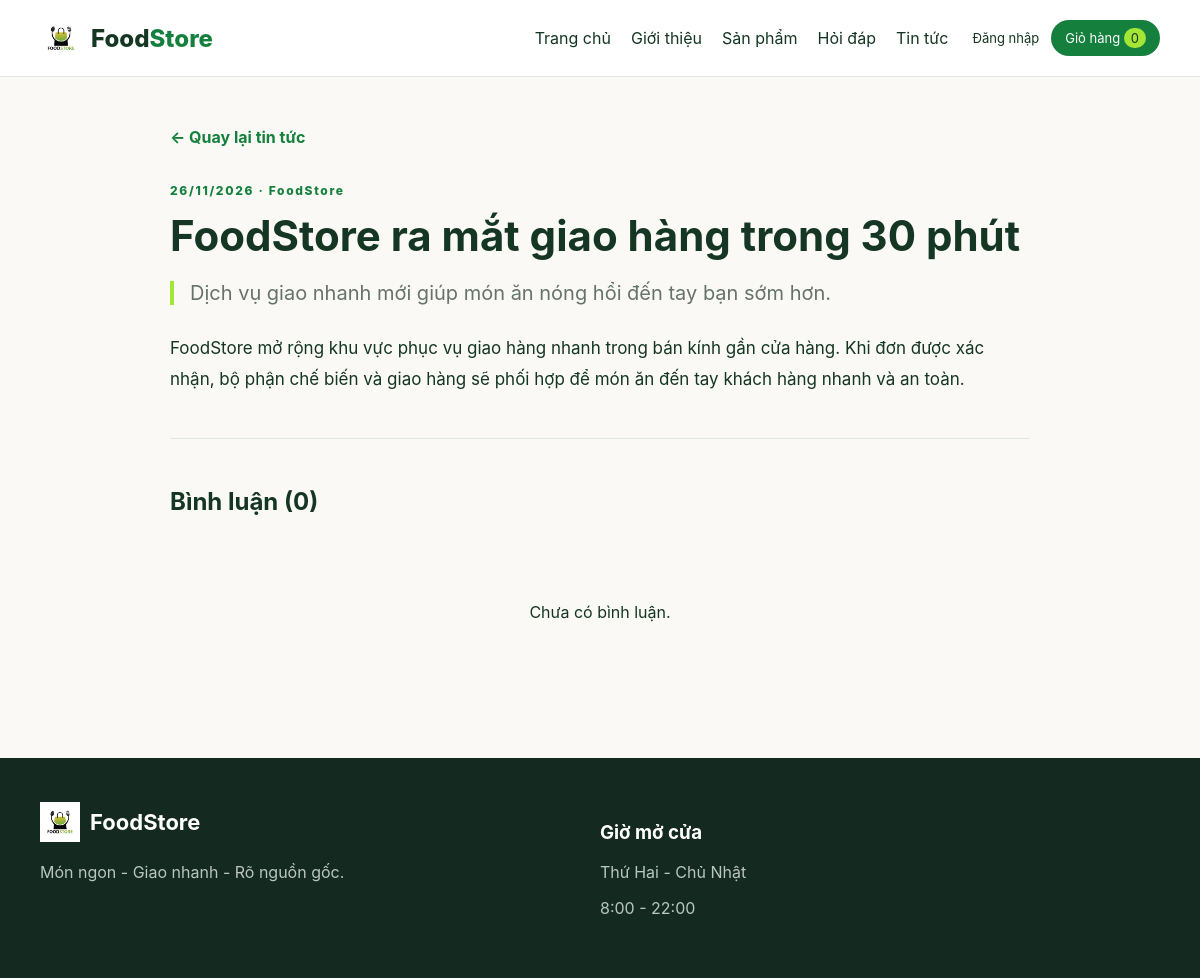
The app's page /news/foodstore-ra-mat-giao-hang-trong-30-phut with its own data.
### tables this page shows
CREATE TABLE IF NOT EXISTS posts (
    id INT UNSIGNED AUTO_INCREMENT PRIMARY KEY,
    title VARCHAR(255) NOT NULL,
    slug VARCHAR(255) NOT NULL UNIQUE,
    excerpt VARCHAR(500),
    content TEXT NOT NULL,
    image VARCHAR(255),
    author_id INT UNSIGNED,
    is_published TINYINT(1) NOT NULL DEFAULT 1,
    published_at DATETIME NULL,
    created_at TIMESTAMP NOT NULL DEFAULT CURRENT_TIMESTAMP,
    FOREIGN KEY (author_id) REFERENCES users(id) ON DELETE SET NULL
);

### app/views/layout.php (called while the page is built, shortened)
<?php
function e($value): string { return htmlspecialchars((string) $value, ENT_QUOTES, 'UTF-8'); }
function renderLayout(string $title, string $view, array $data = []): void
{
    extract($data);
    require __DIR__ . '/header.php';
    require $view;
    require __DIR__ . '/footer.php';
}

### app/controllers/AppController.php (called while the page is built, shortened)
<?php
class AppController
{
    private PDO $db;
    private string $views;
    public function __construct(PDO $db)
    {
        $this->db = $db;
        $this->views = dirname(__DIR__) . '/views';
    }
    public function newsDetail(string $slug): void
    {
        $stmt = $this->db->prepare('SELECT p.*,u.name AS author_name FROM posts p LEFT JOIN users u ON u.id=p.author_id WHERE p.slug=? AND p.is_published=1');
        $stmt->execute([$slug]);
        $post = $stmt->fetch();
        $commentsStmt = $this->db->prepare("
            SELECT c.*,u.name AS author_name
            FROM post_comments c
            LEFT JOIN users u ON u.id=c.user_id
            WHERE c.post_id=? AND c.is_approved=1
            ORDER BY c.created_at DESC,c.id DESC
        ");
        $commentsStmt->execute([$post['id']]);
        renderLayout($post['title'], $this->views . '/news-detail.php', [
            'post' => $post,
            'comments' => $commentsStmt->fetchAll(),
            'commentError' => null,
        ]);
    }
}

### app/views/news-detail.php (the view, shortened to what this page needs)
<section class="container page news-detail">
    <a class="news-back" href="/news">← Quay lại tin tức</a>
    <p class="eyebrow"><?= e(date('d/m/Y', strtotime($post['published_at'] ?? $post['created_at']))) ?> · <?= e($post['author_name'] ?? 'FoodStore') ?></p>
    <h1><?= e($post['title']) ?></h1>
    <?php if (!empty($post['excerpt'])): ?><p class="news-excerpt"><?= e($post['excerpt']) ?></p><?php endif; ?>
    <article class="news-content"><?= nl2br(e($post['content'])) ?></article>
    <section class="comments-section" id="comments">
        <h2>Bình luận (<?= count($comments) ?>)</h2>
        <div class="comment-list">
            <?php if (!$comments): ?><p class="empty-state">Chưa có bình luận.</p><?php endif; ?>
        </div>
    </section>
</section>

### public/assets/css/style.css (style rules this page uses)
:root { --green: #15803D; --lime: #A3E635; --cream: #FAF9F5; --ink: #143622; --accent: #EA580C; --muted: #66736d; --line: #e1e7e2; }
* { box-sizing: border-box; }
body { margin: 0; font-family: Inter, "Segoe UI", Arial, sans-serif; color: var(--ink); background: var(--cream); text-rendering: optimizeLegibility; }
a { color: inherit; text-decoration: none; }
.container { width: min(1120px, calc(100% - 32px)); margin-inline: auto; }
.eyebrow { color: var(--green) !important; font-size: 12px !important; font-weight: 800; letter-spacing: 0.14em; }
.section-heading h2, .page h1 { font-size: 42px; margin: 8px 0 28px; }
.page { min-height: 520px; padding-top: 50px; padding-bottom: 70px; }
.news-detail { max-width: 860px; }
.news-back { display: inline-block; color: var(--green); font-weight: 700; margin-bottom: 24px; }
.news-detail h1 { margin-bottom: 12px; }
.news-excerpt { color: var(--muted); font-size: 20px; border-left: 4px solid var(--lime); padding-left: 16px; }
.news-content { margin: 28px 0 44px; line-height: 1.8; font-size: 17px; }
.comments-section { border-top: 1px solid var(--line); padding-top: 28px; }
.comment-list { display: grid; gap: 12px; }
.empty-state { text-align: center; padding: 50px; }

### records on screen
posts: published_at "26/11/2026", title "FoodStore ra mắt giao hàng trong 30 phút", excerpt "Dịch vụ giao nhanh mới giúp món ăn nóng hổi đến tay bạn sớm hơn.", content "FoodStore mở rộng khu vực phục vụ giao hàng nhanh trong bán kính gần cửa hàng. Khi đơn được xác nhận, bộ phận chế biến và giao hàng sẽ phối hợp để món ăn đến tay khách hàng nhanh và an toàn."

### other values on screen
cartCount() "0"
$post['author_name'] "FoodStore"
count($comments) "0"
